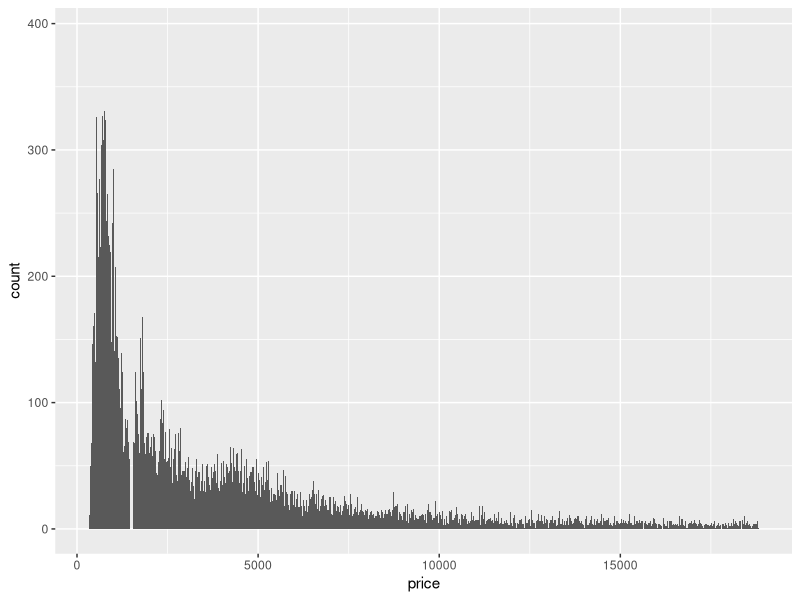
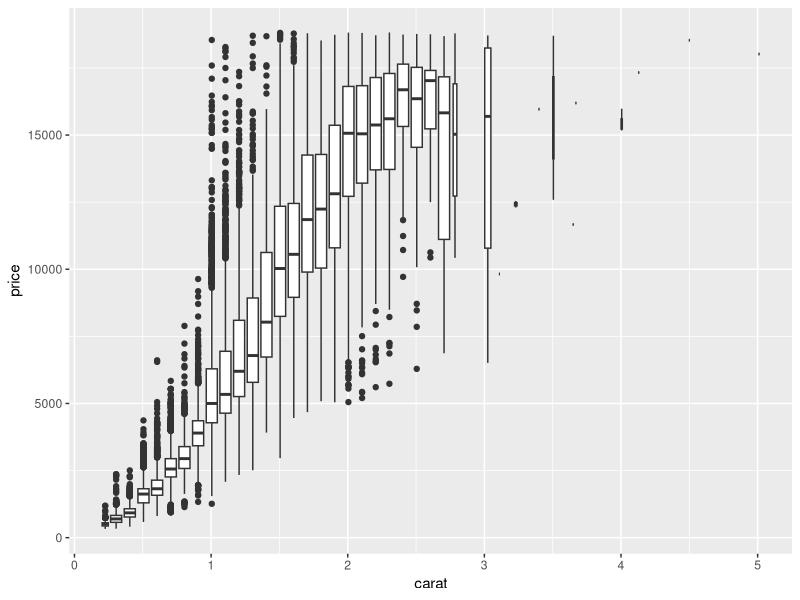
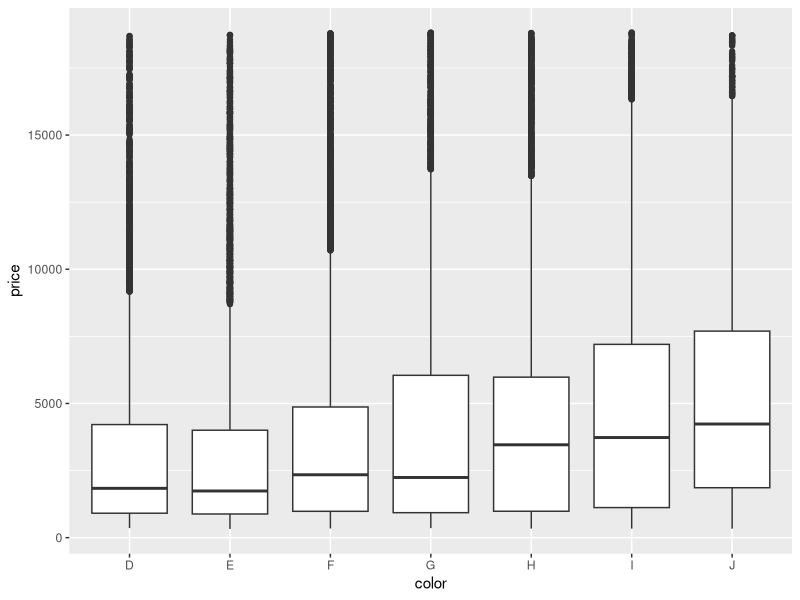
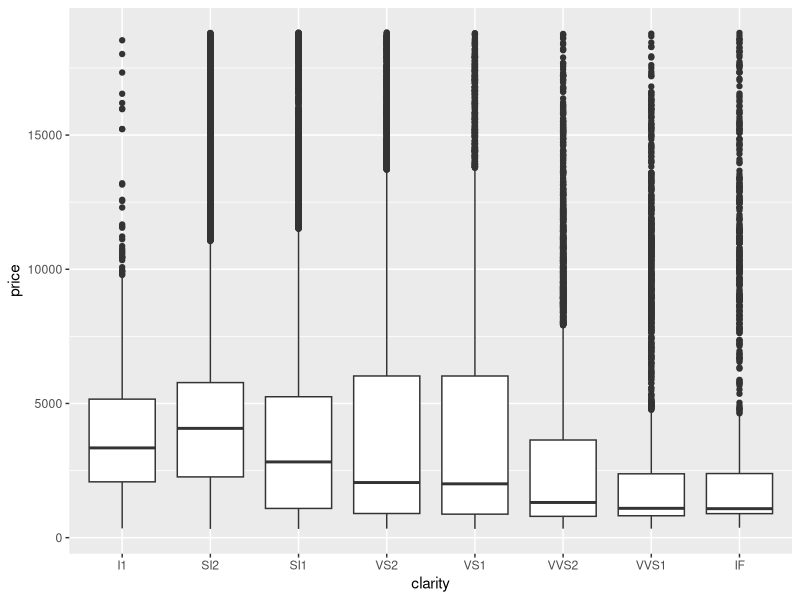
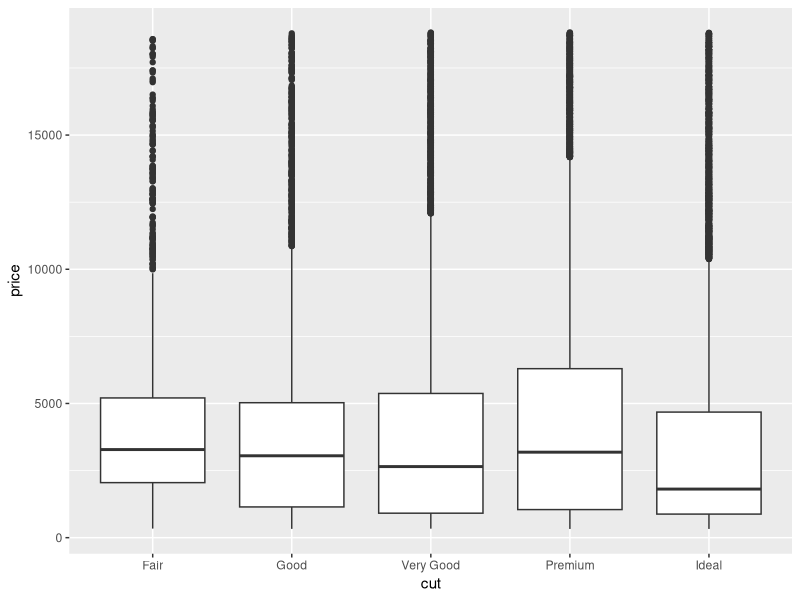
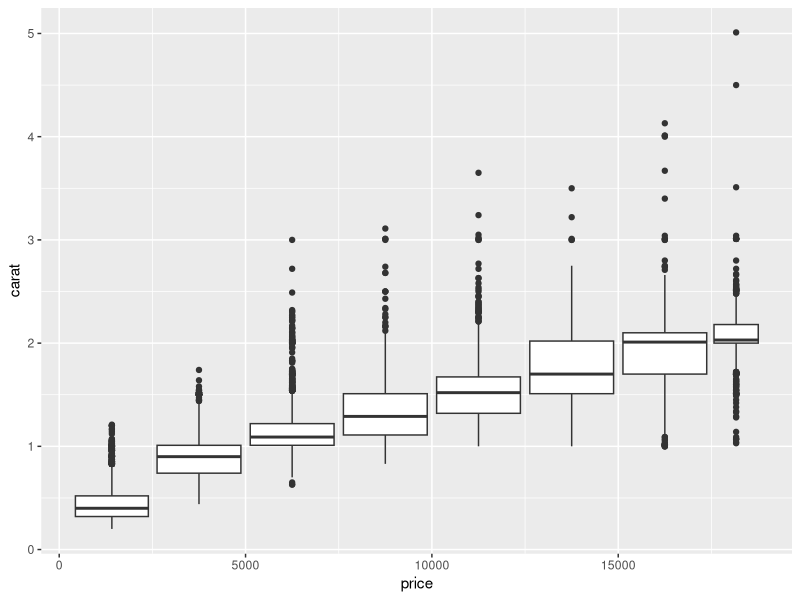
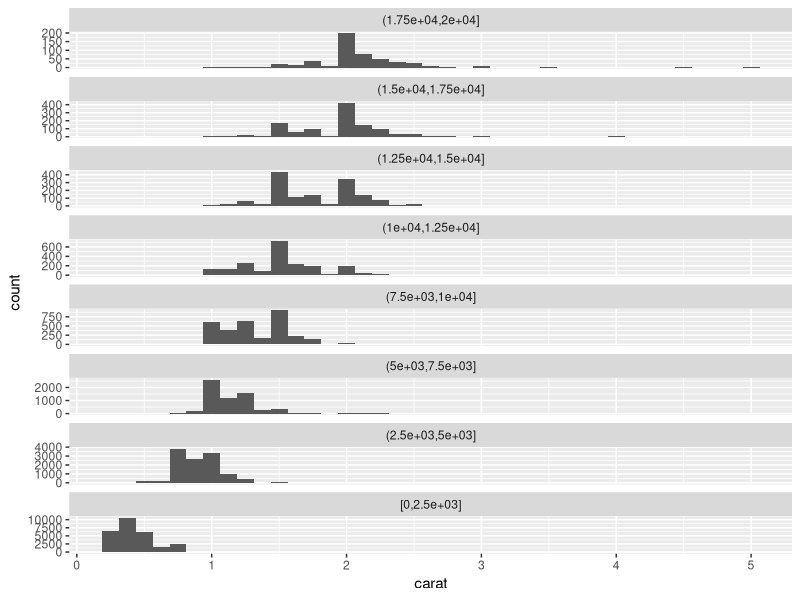

These figures' R source, in order:
library(tidyverse)

#Question 1: Explore the distribution of price. Do you discover anything unusual or surprising? 
ggplot(data = diamonds, mapping = aes(x = price)) +
  geom_histogram(binwidth = 10)
#There is zero counts of Diamonds priced ~$1500

#Question 2: Which of the 4Cs (carat, cut, clarity, color) is most important for predicting the price of a diamond?

#Positive relation between carats and price
ggplot(data = diamonds, mapping = aes(x = carat, y = price)) +
  geom_boxplot(mapping = aes(group = cut_width(carat, 0.1)))

#negative relation between colors (Best:D - Worst:J) and prices
ggplot(data = diamonds, mapping = aes(x = color, y = price)) +
  geom_boxplot()

#negative relation between clarity (I1 (worst) to IF (best)) and prices.
ggplot(data = diamonds, mapping = aes(x = clarity, y = price)) +
  geom_boxplot()

#not a strong relation between cut and price hence carat is most important
ggplot(data = diamonds, mapping = aes(x = cut, y = price)) +
  geom_boxplot()

#Question 3: Plot the distribution of carat across various price bins using the geom_boxplot() and geom_histogram() functions. For the latter, leverage the facet_wrap() function.

diamonds %>%
  ggplot(mapping = aes(x = price, y = carat)) +
  geom_boxplot(
    mapping = aes(group = price %>% cut_width(width = 2500, center = 1250))
  )

diamonds %>%
  mutate(
    price_binned = price %>% 
      cut_width(width = 2500, center = 1250) %>% 
      fct_relevel(rev)
  ) %>% 
  ggplot(mapping = aes(x = carat)) +
  geom_histogram(binwidth = .125 , center = 0, show.legend = FALSE) +
  facet_wrap(~price_binned, scales = "free_y", ncol = 1)
